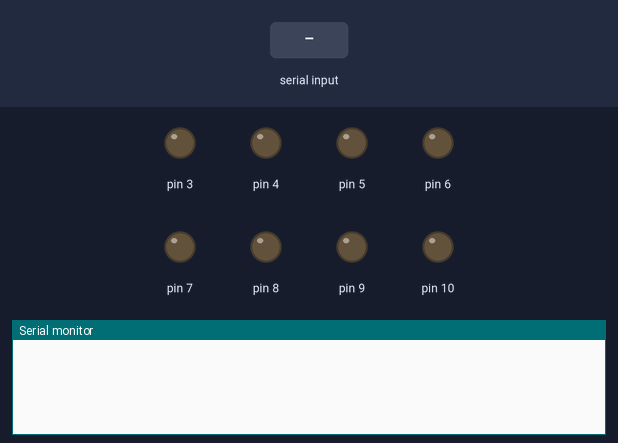
Recording of a sketch running on a simulated Arduino Uno, built with avr-gcc and run on an emulated ATmega328P. Parts: output pins drawn as LEDs (lit = HIGH), the last lines printed to the serial monitor. The test bench sets the inputs (shaded band).

Above: at 1.2 s.
1.3 s: "<START>" received over Serial
At 1.8 s:
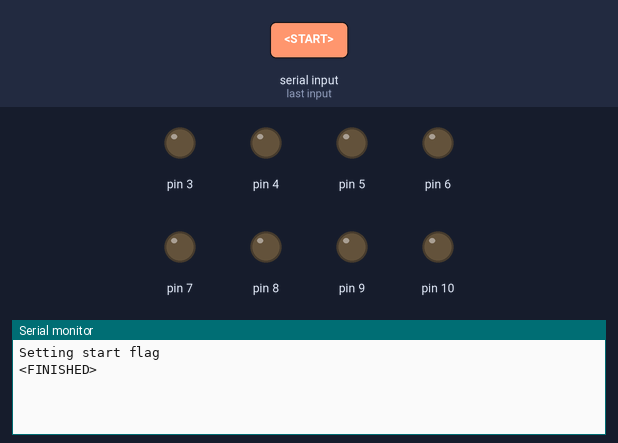
2.8 s: "<REP>" received over Serial
At 3.3 s:
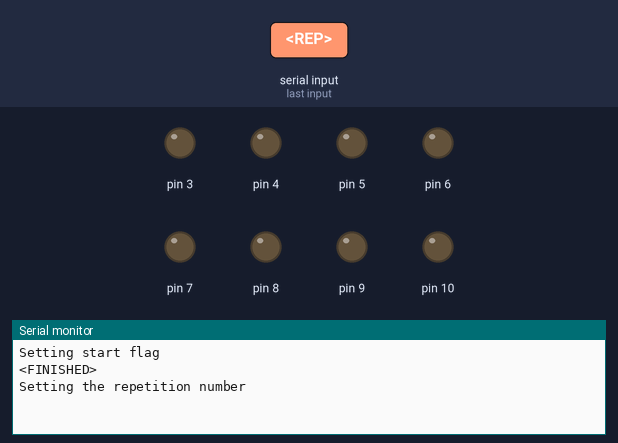

Measured:
- after the input at 1.3 s, the serial monitor: prints a new line at once (image 1)
- after the input at 2.8 s, the serial monitor: prints a new line at once (image 2)

The sketch:

arduinoScript.ino
```cpp
#define StateWaitingInstruction 0
#define StateReadingCommand 1
#define StateReadingValue 2
#define TransitionOpeningBracket 3
#define TransitionClosingBracket 4
#define TransitionColon 5
#define TransitionUndefinedLetter 6

#define NUMBER_RELAIS_GROUPS 4
#define PIN_TABLE_OFFSET 2
#define RelaisTrigger 2

int repetitions = 0;
boolean runTest = false;

String instruction[2];
boolean instructionComplete = false;
int state = StateWaitingInstruction;
int transition = TransitionUndefinedLetter;

int group1[3] = {3,7,A0};
int group2[3] = {4,8,A1};
int group3[3] = {5,9,A2};
int group4[3] = {6,10,A3};
// [output1, output2, input]

int* groups[] = {group1,group2,group3,group4};

void setup() {
  Serial.begin(9600);
  //initialize all pins
  for(int i = 0; i < NUMBER_RELAIS_GROUPS; i++){
    int* group = groups[i];
    pinMode(group[0], OUTPUT);
    pinMode(group[1], OUTPUT);
    pinMode(group[2], INPUT);
  }
  pinMode(RelaisTrigger, OUTPUT);

}

void checkPair(int output, int input){
  String message = "";
  Serial.println(analogRead(input));
  if(analogRead(input) > 800){
    Serial.println(message + "<PINS:" + (output-PIN_TABLE_OFFSET) + " - " + input + " CONNECTION GOOD!>");
  }
  else{
    Serial.println(message + "<PINS:" + (output-PIN_TABLE_OFFSET) + " - " + input + " CONNECTION BAD!>");
  }
}

void checkGroup(int group[]){
  digitalWrite(group[0],HIGH);
  digitalWrite(group[1],LOW);
  checkPair(group[0], group[2]);

  digitalWrite(RelaisTrigger, HIGH);
  delay(500);

  digitalWrite(group[0],LOW);
  digitalWrite(group[1],HIGH);
  checkPair(group[1], group[2]);

  digitalWrite(RelaisTrigger, LOW);
  delay(500);
}

int repCounter = 1;
void loop() {
  if (Serial.available()) {
    serialParse();
  }
  else{
    if(instructionComplete)
    {
      String command = getCommand();
      String value = getValue();
      instructionComplete = false;

      if(command.equals("START"))
      {
        repCounter = 1;
        runTest = true;
        Serial.println("Setting start flag");
      }
      else if(command.equals("STOP"))
      {
        runTest = false;
      }
      else if(command.equals("REP"))
      {
        setRepetitions();
        Serial.println("Setting the repetition number");
      }

    }
    else if(runTest && repCounter <= repetitions){
      for(int i = 0; i < NUMBER_RELAIS_GROUPS; i++){
        String info = "<INFO:Run";info += repCounter; info += " Group "; info += i+1; info += ">";
        Serial.println(info);
        int * group = groups[i];
        checkGroup(group);
        String progress = "<PROGRESS:"; progress += (double)((repCounter-1)*NUMBER_RELAIS_GROUPS+i+1)/(double)(repetitions*NUMBER_RELAIS_GROUPS); progress+= ">";
        Serial.println(progress);
        delay(1000);
      }
      repCounter++;
      delay(1000);
    }
    else if(runTest){
      Serial.println("<FINISHED>");
      runTest = false;
      repCounter = 1;
      repetitions = 0;
    }
  }
}

String getCommand()
{
  return instruction[0];
}

String getValue()
{
  return instruction[1];
}


void setRepetitions(){
  repetitions = getValue().toInt();
}


void serialParse() {
    char inChar = (char)Serial.read();

    if(inChar == '<'){
      transition = TransitionOpeningBracket;
    }
    else if(inChar == '>'){
      transition = TransitionClosingBracket;
    }
    else if(inChar == ':'){
      transition = TransitionColon;
    }
    else
      transition = TransitionUndefinedLetter;


    if(state==StateWaitingInstruction && transition==TransitionOpeningBracket){
      state = StateReadingCommand;
      instruction[0] = "";
      instruction[1] = "";
    }
    else if(state==StateReadingCommand && transition==TransitionUndefinedLetter){
      instruction[0] += inChar;
    }
    else if(state==StateReadingCommand && transition==TransitionClosingBracket){
      state = StateWaitingInstruction;
      instructionComplete = true;
    }
    else if(state==StateReadingCommand && transition==TransitionColon){
      state = StateReadingValue;
    }
    else if(state==StateReadingValue && transition==TransitionUndefinedLetter){
      instruction[1] += inChar;
    }
    else if(state==StateReadingValue && transition==TransitionClosingBracket){
      state = StateWaitingInstruction;
      instructionComplete = true;
    }
}
```
